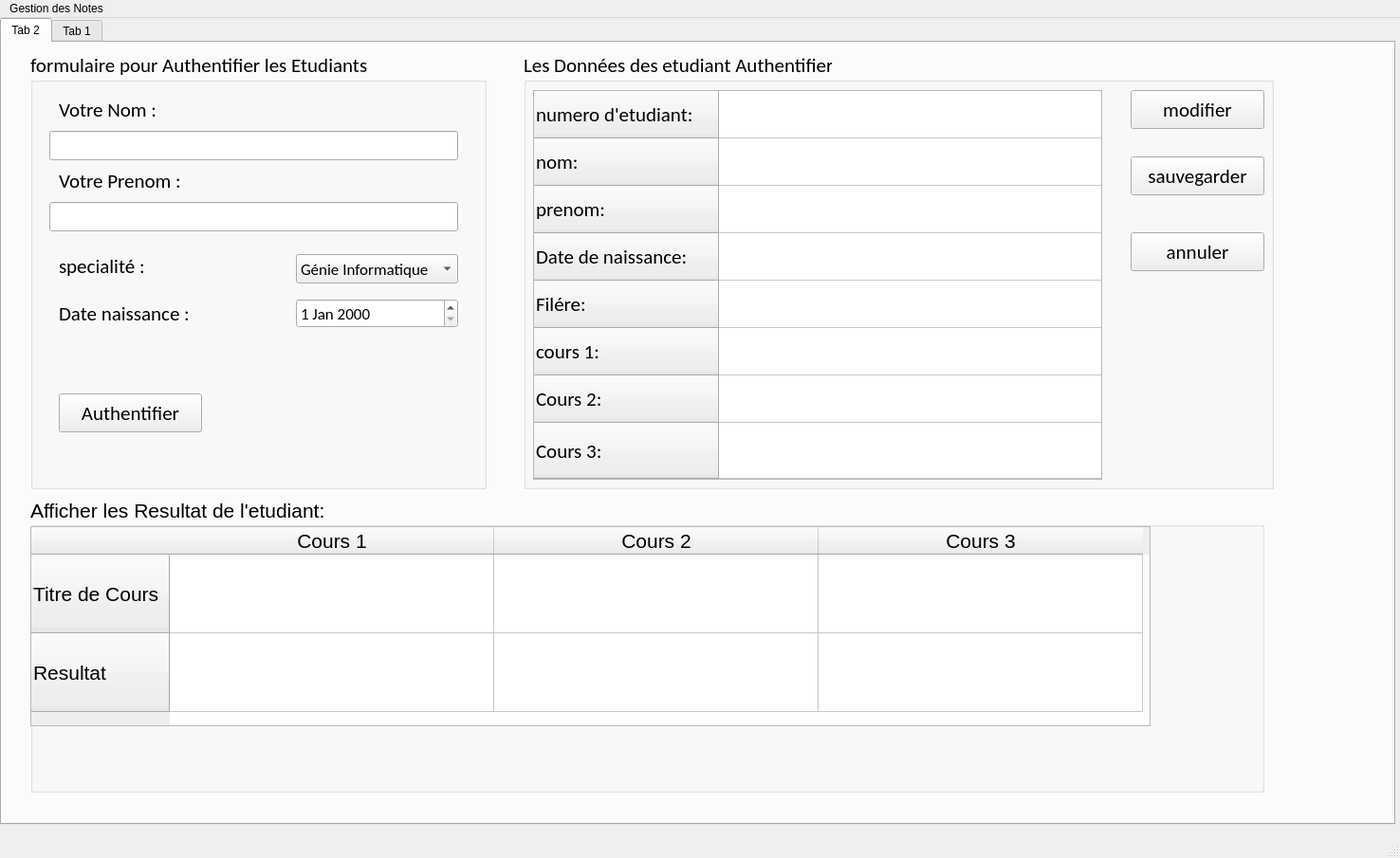
<?xml version="1.0" encoding="UTF-8"?>
<ui version="4.0">
 <class>MainWindow</class>
 <widget class="QMainWindow" name="MainWindow">
  <property name="geometry">
   <rect>
    <x>0</x>
    <y>0</y>
    <width>1476</width>
    <height>905</height>
   </rect>
  </property>
  <property name="cursor">
   <cursorShape>ArrowCursor</cursorShape>
  </property>
  <property name="windowTitle">
   <string>Gestion des notes</string>
  </property>
  <widget class="QWidget" name="centralwidget">
   <widget class="QTabWidget" name="tabWidget">
    <property name="geometry">
     <rect>
      <x>0</x>
      <y>0</y>
      <width>1471</width>
      <height>851</height>
     </rect>
    </property>
    <property name="minimumSize">
     <size>
      <width>700</width>
      <height>700</height>
     </size>
    </property>
    <property name="baseSize">
     <size>
      <width>0</width>
      <height>0</height>
     </size>
    </property>
    <property name="font">
     <font>
      <pointsize>9</pointsize>
     </font>
    </property>
    <property name="currentIndex">
     <number>0</number>
    </property>
    <widget class="QWidget" name="PageUtilisateur">
     <property name="toolTip">
      <string>&lt;html&gt;&lt;head/&gt;&lt;body&gt;&lt;p&gt;Authentifier Etudiant&lt;/p&gt;&lt;/body&gt;&lt;/html&gt;</string>
     </property>
     <attribute name="title">
      <string>Tab 2</string>
     </attribute>
     <widget class="QGroupBox" name="groupBox">
      <property name="geometry">
       <rect>
        <x>30</x>
        <y>10</y>
        <width>481</width>
        <height>461</height>
       </rect>
      </property>
      <property name="font">
       <font>
        <family>Calibri</family>
        <pointsize>16</pointsize>
        <hintingpreference>PreferDefaultHinting</hintingpreference>
       </font>
      </property>
      <property name="title">
       <string>formulaire pour Authentifier les Etudiants</string>
      </property>
      <widget class="QLineEdit" name="lineEdit">
       <property name="geometry">
        <rect>
         <x>20</x>
         <y>83</y>
         <width>431</width>
         <height>31</height>
        </rect>
       </property>
       <property name="font">
        <font>
         <family>Calibri</family>
         <pointsize>12</pointsize>
         <hintingpreference>PreferDefaultHinting</hintingpreference>
        </font>
       </property>
      </widget>
      <widget class="QLabel" name="label">
       <property name="geometry">
        <rect>
         <x>30</x>
         <y>45</y>
         <width>141</width>
         <height>31</height>
        </rect>
       </property>
       <property name="font">
        <font>
         <family>Calibri</family>
         <pointsize>16</pointsize>
         <hintingpreference>PreferDefaultHinting</hintingpreference>
        </font>
       </property>
       <property name="text">
        <string>Votre Nom :</string>
       </property>
      </widget>
      <widget class="QLineEdit" name="lineEdit_2">
       <property name="geometry">
        <rect>
         <x>20</x>
         <y>158</y>
         <width>431</width>
         <height>31</height>
        </rect>
       </property>
       <property name="font">
        <font>
         <family>Calibri</family>
         <pointsize>12</pointsize>
         <hintingpreference>PreferDefaultHinting</hintingpreference>
        </font>
       </property>
       <property name="text">
        <string/>
       </property>
      </widget>
      <widget class="QLabel" name="label_2">
       <property name="geometry">
        <rect>
         <x>30</x>
         <y>120</y>
         <width>141</width>
         <height>31</height>
        </rect>
       </property>
       <property name="text">
        <string>Votre Prenom :</string>
       </property>
      </widget>
      <widget class="QComboBox" name="comboBox">
       <property name="geometry">
        <rect>
         <x>280</x>
         <y>213</y>
         <width>171</width>
         <height>31</height>
        </rect>
       </property>
       <property name="font">
        <font>
         <family>Calibri</family>
         <pointsize>13</pointsize>
         <hintingpreference>PreferDefaultHinting</hintingpreference>
        </font>
       </property>
       <item>
        <property name="text">
         <string>Génie Informatique</string>
        </property>
       </item>
       <item>
        <property name="text">
         <string>Génie Civil</string>
        </property>
       </item>
       <item>
        <property name="text">
         <string>Génie Electrique</string>
        </property>
       </item>
      </widget>
      <widget class="QLabel" name="label_3">
       <property name="geometry">
        <rect>
         <x>30</x>
         <y>210</y>
         <width>141</width>
         <height>31</height>
        </rect>
       </property>
       <property name="text">
        <string>specialité :</string>
       </property>
      </widget>
      <widget class="QDateEdit" name="dateEdit">
       <property name="geometry">
        <rect>
         <x>280</x>
         <y>260</y>
         <width>171</width>
         <height>31</height>
        </rect>
       </property>
       <property name="font">
        <font>
         <family>Calibri</family>
         <pointsize>13</pointsize>
         <hintingpreference>PreferDefaultHinting</hintingpreference>
        </font>
       </property>
      </widget>
      <widget class="QLabel" name="label_4">
       <property name="geometry">
        <rect>
         <x>30</x>
         <y>260</y>
         <width>141</width>
         <height>31</height>
        </rect>
       </property>
       <property name="text">
        <string>Date naissance :</string>
       </property>
      </widget>
      <widget class="QPushButton" name="pushButton">
       <property name="geometry">
        <rect>
         <x>30</x>
         <y>360</y>
         <width>151</width>
         <height>41</height>
        </rect>
       </property>
       <property name="text">
        <string>Authentifier</string>
       </property>
      </widget>
     </widget>
     <widget class="QGroupBox" name="groupBox_donneesEtud">
      <property name="enabled">
       <bool>true</bool>
      </property>
      <property name="geometry">
       <rect>
        <x>550</x>
        <y>10</y>
        <width>791</width>
        <height>461</height>
       </rect>
      </property>
      <property name="font">
       <font>
        <family>Calibri</family>
        <pointsize>16</pointsize>
       </font>
      </property>
      <property name="title">
       <string>Les Données des etudiant Authentifier</string>
      </property>
      <widget class="QTableWidget" name="tableDonneeEtud">
       <property name="geometry">
        <rect>
         <x>10</x>
         <y>40</y>
         <width>600</width>
         <height>411</height>
        </rect>
       </property>
       <property name="minimumSize">
        <size>
         <width>0</width>
         <height>0</height>
        </size>
       </property>
       <property name="baseSize">
        <size>
         <width>200</width>
         <height>200</height>
        </size>
       </property>
       <property name="verticalScrollBarPolicy">
        <enum>Qt::ScrollBarAlwaysOff</enum>
       </property>
       <property name="horizontalScrollBarPolicy">
        <enum>Qt::ScrollBarAlwaysOff</enum>
       </property>
       <property name="sizeAdjustPolicy">
        <enum>QAbstractScrollArea::AdjustToContentsOnFirstShow</enum>
       </property>
       <property name="dragEnabled">
        <bool>true</bool>
       </property>
       <property name="showGrid">
        <bool>true</bool>
       </property>
       <property name="sortingEnabled">
        <bool>false</bool>
       </property>
       <property name="wordWrap">
        <bool>true</bool>
       </property>
       <property name="cornerButtonEnabled">
        <bool>true</bool>
       </property>
       <attribute name="horizontalHeaderVisible">
        <bool>false</bool>
       </attribute>
       <attribute name="horizontalHeaderMinimumSectionSize">
        <number>404</number>
       </attribute>
       <attribute name="horizontalHeaderDefaultSectionSize">
        <number>404</number>
       </attribute>
       <attribute name="horizontalHeaderShowSortIndicator" stdset="0">
        <bool>false</bool>
       </attribute>
       <attribute name="verticalHeaderMinimumSectionSize">
        <number>50</number>
       </attribute>
       <attribute name="verticalHeaderDefaultSectionSize">
        <number>50</number>
       </attribute>
       <attribute name="verticalHeaderHighlightSections">
        <bool>true</bool>
       </attribute>
       <attribute name="verticalHeaderShowSortIndicator" stdset="0">
        <bool>false</bool>
       </attribute>
       <attribute name="verticalHeaderStretchLastSection">
        <bool>true</bool>
       </attribute>
       <row>
        <property name="text">
         <string>numero d'etudiant:</string>
        </property>
        <property name="font">
         <font>
          <pointsize>16</pointsize>
         </font>
        </property>
       </row>
       <row>
        <property name="text">
         <string>nom:</string>
        </property>
        <property name="font">
         <font>
          <pointsize>16</pointsize>
         </font>
        </property>
       </row>
       <row>
        <property name="text">
         <string>prenom:</string>
        </property>
        <property name="font">
         <font>
          <pointsize>16</pointsize>
         </font>
        </property>
       </row>
       <row>
        <property name="text">
         <string>Date de naissance:</string>
        </property>
        <property name="font">
         <font>
          <pointsize>16</pointsize>
          <bold>false</bold>
         </font>
        </property>
       </row>
       <row>
        <property name="text">
         <string>Filére:</string>
        </property>
        <property name="font">
         <font>
          <pointsize>16</pointsize>
         </font>
        </property>
       </row>
       <row>
        <property name="text">
         <string>cours 1:</string>
        </property>
        <property name="font">
         <font>
          <pointsize>16</pointsize>
         </font>
        </property>
       </row>
       <row>
        <property name="text">
         <string>Cours 2:</string>
        </property>
        <property name="font">
         <font>
          <pointsize>16</pointsize>
         </font>
        </property>
       </row>
       <row>
        <property name="text">
         <string>Cours 3:</string>
        </property>
        <property name="font">
         <font>
          <pointsize>16</pointsize>
         </font>
        </property>
       </row>
       <column>
        <property name="text">
         <string>les données:</string>
        </property>
        <property name="font">
         <font>
          <pointsize>12</pointsize>
          <bold>true</bold>
          <underline>true</underline>
         </font>
        </property>
       </column>
       <item row="0" column="0">
        <property name="text">
         <string/>
        </property>
        <property name="font">
         <font>
          <pointsize>16</pointsize>
         </font>
        </property>
        <property name="flags">
         <set>ItemIsSelectable|ItemIsDragEnabled|ItemIsDropEnabled|ItemIsUserCheckable|ItemIsEnabled</set>
        </property>
       </item>
       <item row="1" column="0">
        <property name="text">
         <string/>
        </property>
        <property name="font">
         <font>
          <pointsize>16</pointsize>
         </font>
        </property>
        <property name="flags">
         <set>ItemIsSelectable|ItemIsDragEnabled|ItemIsDropEnabled|ItemIsUserCheckable|ItemIsEnabled</set>
        </property>
       </item>
       <item row="2" column="0">
        <property name="text">
         <string/>
        </property>
        <property name="font">
         <font>
          <pointsize>16</pointsize>
         </font>
        </property>
        <property name="flags">
         <set>ItemIsSelectable|ItemIsDragEnabled|ItemIsDropEnabled|ItemIsUserCheckable|ItemIsEnabled</set>
        </property>
       </item>
       <item row="4" column="0">
        <property name="text">
         <string/>
        </property>
        <property name="font">
         <font>
          <pointsize>16</pointsize>
         </font>
        </property>
        <property name="flags">
         <set>ItemIsSelectable|ItemIsEditable|ItemIsDropEnabled|ItemIsUserCheckable|ItemIsEnabled</set>
        </property>
       </item>
       <item row="5" column="0">
        <property name="text">
         <string/>
        </property>
        <property name="font">
         <font>
          <pointsize>16</pointsize>
         </font>
        </property>
        <property name="flags">
         <set>ItemIsSelectable|ItemIsEditable|ItemIsDropEnabled|ItemIsUserCheckable|ItemIsEnabled</set>
        </property>
       </item>
       <item row="6" column="0">
        <property name="text">
         <string/>
        </property>
        <property name="font">
         <font>
          <pointsize>16</pointsize>
         </font>
        </property>
        <property name="flags">
         <set>ItemIsSelectable|ItemIsEditable|ItemIsDropEnabled|ItemIsUserCheckable|ItemIsEnabled</set>
        </property>
       </item>
       <item row="7" column="0">
        <property name="text">
         <string/>
        </property>
        <property name="font">
         <font>
          <pointsize>16</pointsize>
         </font>
        </property>
        <property name="flags">
         <set>ItemIsSelectable|ItemIsEditable|ItemIsDropEnabled|ItemIsUserCheckable|ItemIsEnabled</set>
        </property>
       </item>
      </widget>
      <widget class="QPushButton" name="modifierDonnerEtud">
       <property name="enabled">
        <bool>true</bool>
       </property>
       <property name="geometry">
        <rect>
         <x>640</x>
         <y>40</y>
         <width>141</width>
         <height>41</height>
        </rect>
       </property>
       <property name="text">
        <string>modifier</string>
       </property>
      </widget>
      <widget class="QPushButton" name="sauvegarderDonneeEtud">
       <property name="geometry">
        <rect>
         <x>640</x>
         <y>110</y>
         <width>141</width>
         <height>41</height>
        </rect>
       </property>
       <property name="text">
        <string>sauvegarder</string>
       </property>
      </widget>
      <widget class="QPushButton" name="annulerModifEtud">
       <property name="geometry">
        <rect>
         <x>640</x>
         <y>190</y>
         <width>141</width>
         <height>41</height>
        </rect>
       </property>
       <property name="text">
        <string>annuler</string>
       </property>
      </widget>
     </widget>
     <widget class="QGroupBox" name="Affiche_resultat">
      <property name="geometry">
       <rect>
        <x>30</x>
        <y>480</y>
        <width>1301</width>
        <height>311</height>
       </rect>
      </property>
      <property name="font">
       <font>
        <pointsize>16</pointsize>
       </font>
      </property>
      <property name="title">
       <string>Afficher les Resultat de l'etudiant:</string>
      </property>
      <widget class="QTableWidget" name="tableResultat">
       <property name="geometry">
        <rect>
         <x>0</x>
         <y>30</y>
         <width>1181</width>
         <height>211</height>
        </rect>
       </property>
       <attribute name="horizontalHeaderMinimumSectionSize">
        <number>342</number>
       </attribute>
       <attribute name="horizontalHeaderDefaultSectionSize">
        <number>342</number>
       </attribute>
       <attribute name="verticalHeaderMinimumSectionSize">
        <number>83</number>
       </attribute>
       <attribute name="verticalHeaderDefaultSectionSize">
        <number>83</number>
       </attribute>
       <row>
        <property name="text">
         <string>Titre de Cours</string>
        </property>
       </row>
       <row>
        <property name="text">
         <string>Resultat</string>
        </property>
       </row>
       <column>
        <property name="text">
         <string>Cours 1</string>
        </property>
       </column>
       <column>
        <property name="text">
         <string>Cours 2</string>
        </property>
       </column>
       <column>
        <property name="text">
         <string>Cours 3</string>
        </property>
       </column>
      </widget>
     </widget>
    </widget>
    <widget class="QWidget" name="tab">
     <attribute name="title">
      <string>Tab 1</string>
     </attribute>
     <widget class="QGroupBox" name="groupBox_authentifierEnseignant">
      <property name="geometry">
       <rect>
        <x>10</x>
        <y>20</y>
        <width>481</width>
        <height>461</height>
       </rect>
      </property>
      <property name="font">
       <font>
        <family>Calibri</family>
        <pointsize>16</pointsize>
        <hintingpreference>PreferDefaultHinting</hintingpreference>
       </font>
      </property>
      <property name="title">
       <string>formulaire pour Authentifier les Enseignants</string>
      </property>
      <widget class="QLineEdit" name="nomEnseignant">
       <property name="geometry">
        <rect>
         <x>20</x>
         <y>83</y>
         <width>431</width>
         <height>31</height>
        </rect>
       </property>
       <property name="font">
        <font>
         <family>Calibri</family>
         <pointsize>12</pointsize>
         <hintingpreference>PreferDefaultHinting</hintingpreference>
        </font>
       </property>
      </widget>
      <widget class="QLabel" name="label_5">
       <property name="geometry">
        <rect>
         <x>30</x>
         <y>45</y>
         <width>211</width>
         <height>31</height>
        </rect>
       </property>
       <property name="font">
        <font>
         <family>Calibri</family>
         <pointsize>16</pointsize>
         <hintingpreference>PreferDefaultHinting</hintingpreference>
        </font>
       </property>
       <property name="text">
        <string>Nom de L'enseignant:</string>
       </property>
      </widget>
      <widget class="QLineEdit" name="prenomEnseignant">
       <property name="geometry">
        <rect>
         <x>20</x>
         <y>158</y>
         <width>431</width>
         <height>31</height>
        </rect>
       </property>
       <property name="font">
        <font>
         <family>Calibri</family>
         <pointsize>12</pointsize>
         <hintingpreference>PreferDefaultHinting</hintingpreference>
        </font>
       </property>
       <property name="text">
        <string/>
       </property>
      </widget>
      <widget class="QLabel" name="label_6">
       <property name="geometry">
        <rect>
         <x>30</x>
         <y>120</y>
         <width>251</width>
         <height>31</height>
        </rect>
       </property>
       <property name="text">
        <string>Prenom de L'enseignant:</string>
       </property>
      </widget>
      <widget class="QPushButton" name="Authentifier_Enseignant">
       <property name="geometry">
        <rect>
         <x>30</x>
         <y>360</y>
         <width>151</width>
         <height>41</height>
        </rect>
       </property>
       <property name="text">
        <string>Authentifier</string>
       </property>
      </widget>
      <widget class="QLabel" name="label_7">
       <property name="geometry">
        <rect>
         <x>30</x>
         <y>202</y>
         <width>251</width>
         <height>31</height>
        </rect>
       </property>
       <property name="font">
        <font>
         <family>Calibri</family>
         <pointsize>16</pointsize>
         <hintingpreference>PreferDefaultHinting</hintingpreference>
        </font>
       </property>
       <property name="text">
        <string>Numero de L'Enseignant:</string>
       </property>
      </widget>
      <widget class="QLineEdit" name="numeroEnseignant">
       <property name="geometry">
        <rect>
         <x>20</x>
         <y>240</y>
         <width>431</width>
         <height>31</height>
        </rect>
       </property>
       <property name="font">
        <font>
         <family>Calibri</family>
         <pointsize>12</pointsize>
         <hintingpreference>PreferDefaultHinting</hintingpreference>
        </font>
       </property>
      </widget>
     </widget>
     <widget class="QGroupBox" name="groupBox_tableNote">
      <property name="geometry">
       <rect>
        <x>0</x>
        <y>0</y>
        <width>1471</width>
        <height>801</height>
       </rect>
      </property>
      <property name="font">
       <font>
        <pointsize>9</pointsize>
       </font>
      </property>
      <property name="title">
       <string/>
      </property>
      <widget class="QTableWidget" name="tableNoteEtudiants">
       <property name="geometry">
        <rect>
         <x>0</x>
         <y>10</y>
         <width>1471</width>
         <height>661</height>
        </rect>
       </property>
       <property name="font">
        <font>
         <pointsize>9</pointsize>
        </font>
       </property>
       <attribute name="horizontalHeaderMinimumSectionSize">
        <number>291</number>
       </attribute>
       <attribute name="horizontalHeaderDefaultSectionSize">
        <number>291</number>
       </attribute>
       <attribute name="verticalHeaderMinimumSectionSize">
        <number>30</number>
       </attribute>
       <attribute name="verticalHeaderDefaultSectionSize">
        <number>30</number>
       </attribute>
       <row/>
       <column>
        <property name="text">
         <string>Numero Etudiant</string>
        </property>
       </column>
       <column>
        <property name="text">
         <string>nom d'étudiant</string>
        </property>
       </column>
       <column>
        <property name="text">
         <string>cours 1</string>
        </property>
       </column>
       <column>
        <property name="text">
         <string>cours 2</string>
        </property>
       </column>
       <column>
        <property name="text">
         <string>cours 3</string>
        </property>
       </column>
       <item row="0" column="1">
        <property name="text">
         <string/>
        </property>
       </item>
       <item row="0" column="2">
        <property name="text">
         <string/>
        </property>
       </item>
      </widget>
      <widget class="QPushButton" name="envoyer_resultat">
       <property name="geometry">
        <rect>
         <x>1180</x>
         <y>710</y>
         <width>261</width>
         <height>61</height>
        </rect>
       </property>
       <property name="text">
        <string>Envoyer Les Resultat</string>
       </property>
      </widget>
      <widget class="QPushButton" name="ActualiserTableEtuds">
       <property name="geometry">
        <rect>
         <x>890</x>
         <y>710</y>
         <width>261</width>
         <height>61</height>
        </rect>
       </property>
       <property name="text">
        <string>Actualiser </string>
       </property>
      </widget>
     </widget>
    </widget>
   </widget>
  </widget>
  <widget class="QMenuBar" name="menubar">
   <property name="geometry">
    <rect>
     <x>0</x>
     <y>0</y>
     <width>1476</width>
     <height>21</height>
    </rect>
   </property>
   <widget class="QMenu" name="menuGestion_des_Notes">
    <property name="title">
     <string>Gestion des Notes</string>
    </property>
   </widget>
   <addaction name="menuGestion_des_Notes"/>
  </widget>
  <widget class="QStatusBar" name="statusbar"/>
 </widget>
 <resources/>
 <connections/>
</ui>
